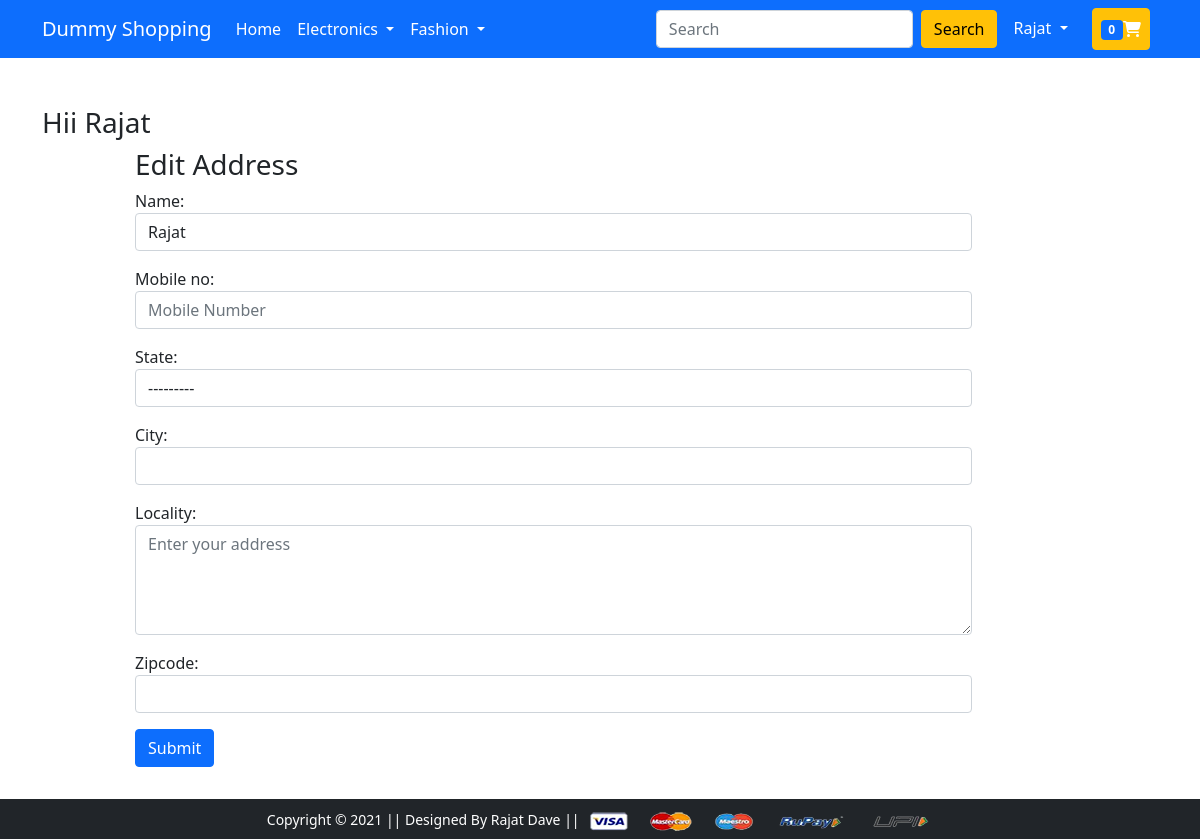
Page /addressupdate/1 (signed in) on the earlier database version.
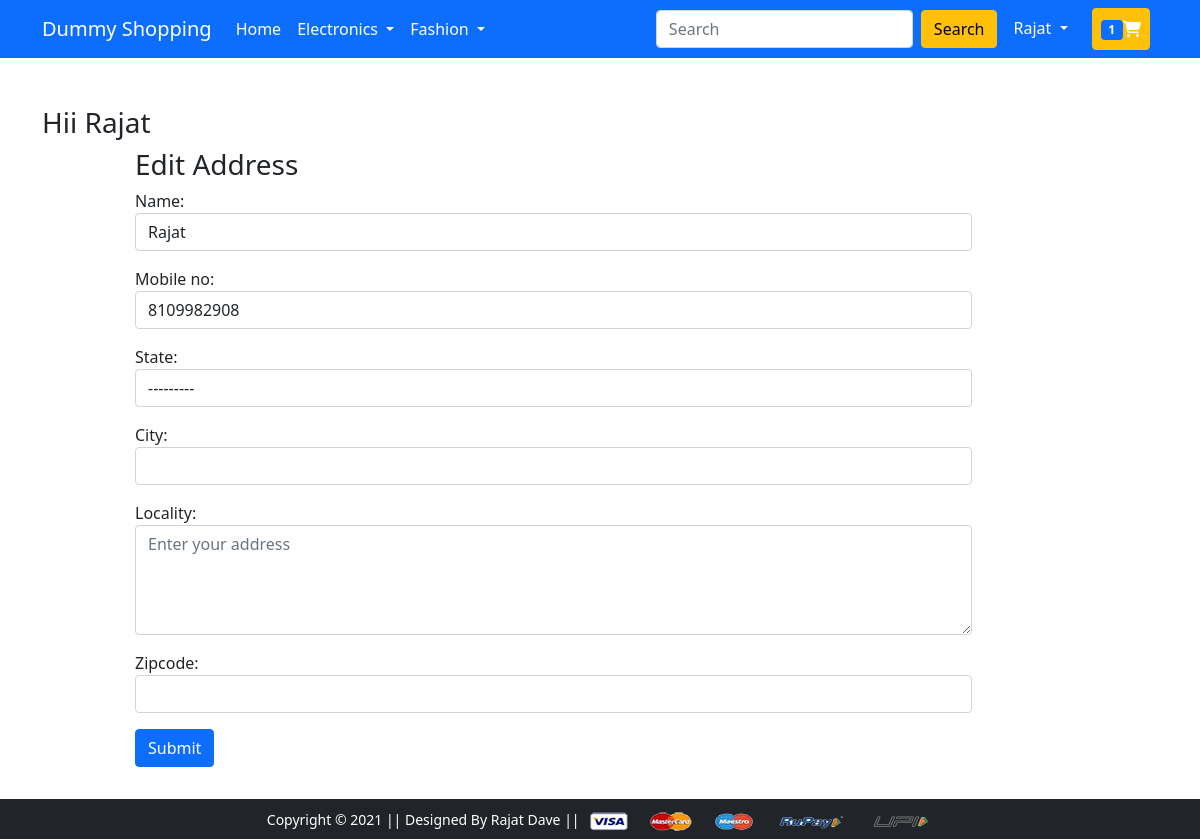
Same page on the later database version.
### app/models.py (models this page shows)
class Customer(models.Model):
    user = models.ForeignKey(CustomUser, on_delete=models.CASCADE)
    name = models.CharField(max_length=200)
    mobile_no = mobile_no = models.CharField(null= True,blank=False,max_length=10,unique=True, validators=[mobile_validate])
    locality = models.CharField(max_length=200)
    city = models.CharField(max_length=50)
    zipcode = models.IntegerField(null= True,blank=False,max_length=5)
    state = models.CharField(choices=STATE_CHOICES, max_length=50)
    user_address = models.BooleanField(default=False)

### app/views.py (the view)
# urls.py: path('addressupdate/<int:pk>', views.AddressUpdate.as_view(), name='addressupdate'),
@method_decorator(login_required(login_url='login'), name='dispatch')
class AddressUpdate(UpdateView):
    model = Customer
    form_class = AddressUpdateForm
    template_name = 'app/addressupdate.html'
    success_url = '/'
    cid = Customer.id
    extra_context = {"active": "btn-primary", "cid": cid}
    def dispatch(self, request, *args, **kwargs):
        obj =  self.get_object()
        if obj.user != self.request.user:
            return redirect("/")
        else:
            return super().dispatch(request, *args, *kwargs)

### app/forms.py
class AddressUpdateForm(forms.ModelForm):
    class Meta:
        model = Customer
        fields = ["name", "mobile_no", "state", "city", "locality", "zipcode"]
        widgets = {
        'name': forms.TextInput(attrs = {'class':'form-control','placeholder':'Enter First Name'}),
        'mobile_no': forms.TextInput(attrs = {'class':'form-control','placeholder':'Mobile Number'}),
        'locality': forms.Textarea(attrs = {'class':'form-control','placeholder':'Enter your address','rows':4}),
        'zipcode': forms.TextInput(attrs = {'class':'form-control'}),
        'city': forms.TextInput(attrs = {'class':'form-control'}),
        'state': forms.Select(attrs = {'class':'form-control'}),
        }

### app/context_processor.py (called while the page is built)
def cartt(request):
    cart_obj = None
    if request.user.is_authenticated:
        try:
            cart_obj = Cart.objects.filter(user = request.user)
        except :
            print("exception")
            pass
    if cart_obj:
        return( {'cat':cart_obj})
    else:
      return {'cat':cart_obj }

### templates/app/addressupdate.html (shortened to what this page needs)
{% extends 'app/base.html' %}
{% load static %}
{% if request.user.id == cid %}
{% block main-content %}
<div class="container my-5">
 <div class="row">
 <h3>Hii {{user.first_name|capfirst}}</h3>
  </div>
  <div class="col-sm-9 offset-sm-1">
   <div class="row">
      <h3>Edit Address</h3>
      <form action="" method="post">
            {{form.as_p}}
            <button type="submit" class="btn btn-primary  mb-4">Submit</button>
      </form>
 </div>
</div>
{% endblock main-content %}
{%else %}
<h1>Bhosdike mana kiya na teko</h1>
{% endif%}

### templates/app/base.html (shortened to what this page needs)
<!DOCTYPE html>
{% load static %}
<html lang="en">
  <head>
    <link rel="stylesheet" href="{% static 'app/css/bootstrap.css' %}">
    <link rel="stylesheet" href="{% static 'app/css/owl.carousel.min.css' %}" />
    <link rel="stylesheet" href="{% static 'app/css/all.min.css' %}" />
    <link rel="stylesheet" href="{% static 'app/css/style.css' %}" />
  </head>
  <body>
    <nav class="navbar navbar-expand-lg navbar-dark bg-primary">
      <div class="container">
        <a class="navbar-brand" href="/">Dummy Shopping</a>
        <div class="collapse navbar-collapse" id="navbarSupportedContent">
          <ul class="navbar-nav me-auto mb-2 mb-lg-0">
            <li class="nav-item">
              <a class="nav-link active" aria-current="page" href="/">Home</a>
            </li>
            <li class="nav-item dropdown">
              <a
                class="nav-link dropdown-toggle text-white"
                href="#"
                id="electronicsDropdown"
                role="button"
                data-bs-toggle="dropdown"
                aria-expanded="false"
              >
                Electronics
              </a>
            </li>
            <li class="nav-item dropdown">
              <a
                class="nav-link dropdown-toggle text-white"
                href="#"
                id="fashionDropdown"
                role="button"
                data-bs-toggle="dropdown"
                aria-expanded="false"
              >
                Fashion
              </a>
            </li>
          </ul>
          <form class="d-flex">
            <input
              class="form-control me-2"
              type="search"
              placeholder="Search"
              aria-label="Search"
            />
            <button class="btn btn-warning" type="submit">Search</button>
          </form>
          <div>
            <ul class="navbar-nav me-auto mb-2 mb-lg-0">
              {% if request.user.is_authenticated %}
              <li class="nav-item dropdown mx-2">
                <a
                  class="nav-link dropdown-toggle text-white"
                  href="#"
                  id="profileDropdown"
                  role="button"
                  data-bs-toggle="dropdown"
                  aria-expanded="false"
                >
                  {{user.first_name|capfirst}}
                </a>
              </li>
              <li class="nav-item mx-2">
                <a
                  href="{% url 'showcart' %}"
                  class="nav-link text-white btn btn-warning"
                  ><span class="badge bg-primary">{{cat|length}}</span
                  ><i class="fa fa-shopping-cart" aria-hidden="true"></i
                ></a>
              </li>
              {%endif%}
            </ul>
          </div>
        </div>
      </div>
    </nav>
     {% block main-content %} {% endblock main-content %}
    <footer class="container-fluid bg-dark text-center p-2 mt-5 fixed-bottom" id="footer">
      <small class="text-white"
        >Copyright &copy; 2021 || Designed By Rajat Dave ||
      </small>
      <img
        src="{% static 'app/images/payment.png' %}"
        alt=""
        srcset=""
        class="img-fluid"
        height="2px"
      />
    </footer>
  </body>
</html>

Differences in the rows shown:
changed Customer "Rajat": mobile_no (not shown) → "8109982908"
Other differences:
{{ cat|length }}: "0" → "1"
